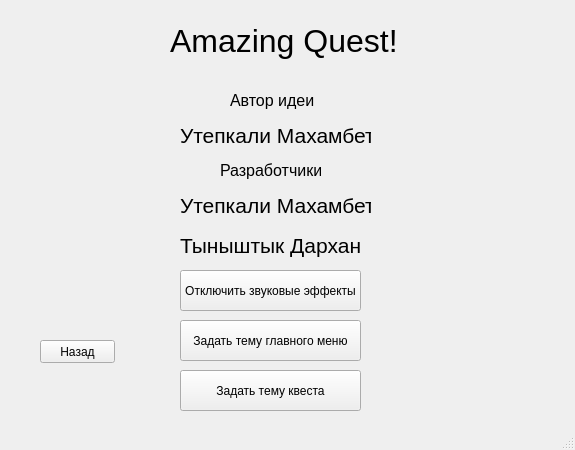
<?xml version="1.0" encoding="UTF-8"?>
<ui version="4.0">
 <class>MainWindow</class>
 <widget class="QMainWindow" name="MainWindow">
  <property name="geometry">
   <rect>
    <x>0</x>
    <y>0</y>
    <width>575</width>
    <height>450</height>
   </rect>
  </property>
  <property name="windowTitle">
   <string>Settings</string>
  </property>
  <widget class="QWidget" name="centralwidget">
   <widget class="QPushButton" name="btn_return">
    <property name="geometry">
     <rect>
      <x>40</x>
      <y>340</y>
      <width>75</width>
      <height>23</height>
     </rect>
    </property>
    <property name="text">
     <string>Назад</string>
    </property>
   </widget>
   <widget class="QLabel" name="label">
    <property name="geometry">
     <rect>
      <x>170</x>
      <y>10</y>
      <width>231</width>
      <height>61</height>
     </rect>
    </property>
    <property name="font">
     <font>
      <pointsize>24</pointsize>
     </font>
    </property>
    <property name="toolTip">
     <string>&lt;html&gt;&lt;head/&gt;&lt;body&gt;&lt;p align=&quot;center&quot;&gt;&lt;br/&gt;&lt;/p&gt;&lt;/body&gt;&lt;/html&gt;</string>
    </property>
    <property name="text">
     <string>Amazing Quest!</string>
    </property>
   </widget>
   <widget class="QPushButton" name="btn_sounds">
    <property name="geometry">
     <rect>
      <x>180</x>
      <y>270</y>
      <width>181</width>
      <height>41</height>
     </rect>
    </property>
    <property name="text">
     <string>Отключить звуковые эффекты</string>
    </property>
   </widget>
   <widget class="QLabel" name="label_2">
    <property name="geometry">
     <rect>
      <x>230</x>
      <y>90</y>
      <width>91</width>
      <height>21</height>
     </rect>
    </property>
    <property name="font">
     <font>
      <pointsize>12</pointsize>
     </font>
    </property>
    <property name="toolTip">
     <string>&lt;html&gt;&lt;head/&gt;&lt;body&gt;&lt;p align=&quot;center&quot;&gt;&lt;br/&gt;&lt;/p&gt;&lt;/body&gt;&lt;/html&gt;</string>
    </property>
    <property name="text">
     <string>Автор идеи</string>
    </property>
   </widget>
   <widget class="QLabel" name="label_3">
    <property name="geometry">
     <rect>
      <x>180</x>
      <y>120</y>
      <width>191</width>
      <height>31</height>
     </rect>
    </property>
    <property name="font">
     <font>
      <pointsize>16</pointsize>
     </font>
    </property>
    <property name="toolTip">
     <string>&lt;html&gt;&lt;head/&gt;&lt;body&gt;&lt;p align=&quot;center&quot;&gt;&lt;br/&gt;&lt;/p&gt;&lt;/body&gt;&lt;/html&gt;</string>
    </property>
    <property name="text">
     <string>Утепкали Махамбет</string>
    </property>
   </widget>
   <widget class="QLabel" name="label_4">
    <property name="geometry">
     <rect>
      <x>220</x>
      <y>160</y>
      <width>101</width>
      <height>21</height>
     </rect>
    </property>
    <property name="font">
     <font>
      <pointsize>12</pointsize>
     </font>
    </property>
    <property name="toolTip">
     <string>&lt;html&gt;&lt;head/&gt;&lt;body&gt;&lt;p align=&quot;center&quot;&gt;&lt;br/&gt;&lt;/p&gt;&lt;/body&gt;&lt;/html&gt;</string>
    </property>
    <property name="text">
     <string>Разработчики</string>
    </property>
   </widget>
   <widget class="QLabel" name="label_5">
    <property name="geometry">
     <rect>
      <x>180</x>
      <y>190</y>
      <width>191</width>
      <height>31</height>
     </rect>
    </property>
    <property name="font">
     <font>
      <pointsize>16</pointsize>
     </font>
    </property>
    <property name="toolTip">
     <string>&lt;html&gt;&lt;head/&gt;&lt;body&gt;&lt;p align=&quot;center&quot;&gt;&lt;br/&gt;&lt;/p&gt;&lt;/body&gt;&lt;/html&gt;</string>
    </property>
    <property name="text">
     <string>Утепкали Махамбет</string>
    </property>
   </widget>
   <widget class="QLabel" name="label_6">
    <property name="geometry">
     <rect>
      <x>180</x>
      <y>230</y>
      <width>191</width>
      <height>31</height>
     </rect>
    </property>
    <property name="font">
     <font>
      <pointsize>16</pointsize>
     </font>
    </property>
    <property name="toolTip">
     <string>&lt;html&gt;&lt;head/&gt;&lt;body&gt;&lt;p align=&quot;center&quot;&gt;&lt;br/&gt;&lt;/p&gt;&lt;/body&gt;&lt;/html&gt;</string>
    </property>
    <property name="text">
     <string>Тыныштык Дархан</string>
    </property>
   </widget>
   <widget class="QPushButton" name="btn_background">
    <property name="geometry">
     <rect>
      <x>180</x>
      <y>320</y>
      <width>181</width>
      <height>41</height>
     </rect>
    </property>
    <property name="text">
     <string>Задать тему главного меню</string>
    </property>
   </widget>
   <widget class="QPushButton" name="btn_background_2">
    <property name="geometry">
     <rect>
      <x>180</x>
      <y>370</y>
      <width>181</width>
      <height>41</height>
     </rect>
    </property>
    <property name="text">
     <string>Задать тему квеста</string>
    </property>
   </widget>
  </widget>
  <widget class="QMenuBar" name="menubar">
   <property name="geometry">
    <rect>
     <x>0</x>
     <y>0</y>
     <width>575</width>
     <height>21</height>
    </rect>
   </property>
  </widget>
  <widget class="QStatusBar" name="statusbar"/>
 </widget>
 <resources/>
 <connections/>
</ui>
